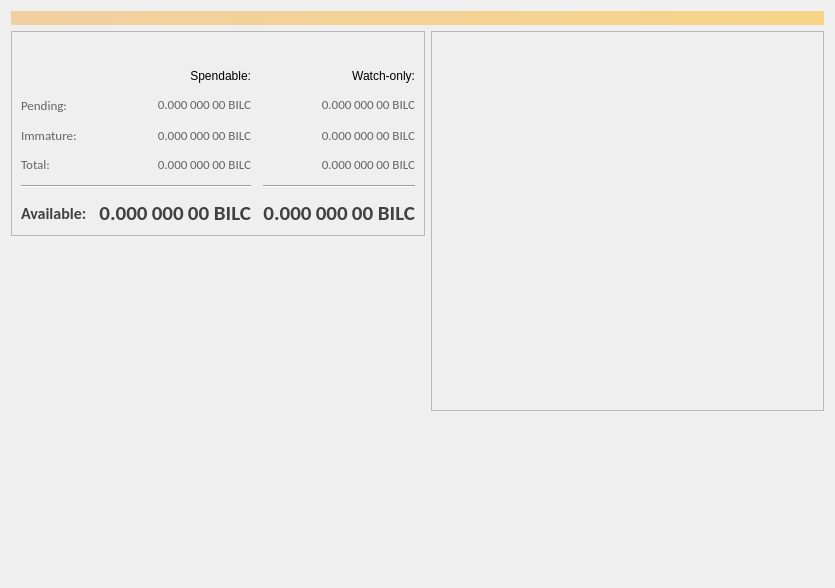
<?xml version="1.0" encoding="UTF-8"?>
<ui version="4.0">
 <class>OverviewPage</class>
 <widget class="QLabel" name="OverviewPage">
  <property name="enabled">
   <bool>true</bool>
  </property>
  <property name="geometry">
   <rect>
    <x>0</x>
    <y>0</y>
    <width>835</width>
    <height>588</height>
   </rect>
  </property>
  <property name="tabletTracking">
   <bool>false</bool>
  </property>
  <property name="acceptDrops">
   <bool>false</bool>
  </property>
  <property name="windowTitle">
   <string>Form</string>
  </property>
  <property name="autoFillBackground">
   <bool>false</bool>
  </property>
  <property name="styleSheet">
   <string notr="true"/>
  </property>
  <property name="pixmap">
   <pixmap resource="../bitcoin.qrc">:/icons/overview_background</pixmap>
  </property>
  <property name="scaledContents">
   <bool>true</bool>
  </property>
  <property name="wordWrap">
   <bool>true</bool>
  </property>
  <layout class="QVBoxLayout" name="topLayout">
   <item>
    <widget class="QLabel" name="labelAlerts">
     <property name="visible">
      <bool>false</bool>
     </property>
     <property name="styleSheet">
      <string notr="true">QLabel { background-color: qlineargradient(x1: 0, y1: 0, x2: 1, y2: 0, stop:0 #F0D0A0, stop:1 #F8D488); color:#000000; }</string>
     </property>
     <property name="wordWrap">
      <bool>true</bool>
     </property>
     <property name="margin">
      <number>3</number>
     </property>
     <property name="textInteractionFlags">
      <set>Qt::TextSelectableByMouse</set>
     </property>
    </widget>
   </item>
   <item>
    <layout class="QHBoxLayout" name="horizontalLayout" stretch="1,1">
     <item>
      <layout class="QVBoxLayout" name="verticalLayout_2">
       <item>
        <widget class="QFrame" name="frame">
         <property name="frameShape">
          <enum>QFrame::StyledPanel</enum>
         </property>
         <property name="frameShadow">
          <enum>QFrame::Raised</enum>
         </property>
         <layout class="QVBoxLayout" name="verticalLayout_4">
          <item>
           <layout class="QHBoxLayout" name="horizontalLayout_4">
            <item>
             <widget class="QLabel" name="label_5">
              <property name="font">
               <font>
                <weight>75</weight>
                <bold>true</bold>
               </font>
              </property>
              <property name="text">
               <string/>
              </property>
             </widget>
            </item>
            <item>
             <widget class="QPushButton" name="labelWalletStatus">
              <property name="enabled">
               <bool>true</bool>
              </property>
              <property name="maximumSize">
               <size>
                <width>30</width>
                <height>16777215</height>
               </size>
              </property>
              <property name="toolTip">
               <string>The displayed information may be out of date. Your wallet automatically synchronizes with the Bilcoin network after a connection is established, but this process has not completed yet.</string>
              </property>
              <property name="text">
               <string/>
              </property>
              <property name="icon">
               <iconset resource="../bitcoin.qrc">
                <normaloff>:/icons/warning</normaloff>
                <disabledoff>:/icons/warning</disabledoff>:/icons/warning</iconset>
              </property>
              <property name="iconSize">
               <size>
                <width>24</width>
                <height>24</height>
               </size>
              </property>
              <property name="flat">
               <bool>true</bool>
              </property>
             </widget>
            </item>
            <item>
             <spacer name="horizontalSpacer_3">
              <property name="orientation">
               <enum>Qt::Horizontal</enum>
              </property>
              <property name="sizeHint" stdset="0">
               <size>
                <width>40</width>
                <height>20</height>
               </size>
              </property>
             </spacer>
            </item>
           </layout>
          </item>
          <item>
           <layout class="QGridLayout" name="gridLayout">
            <property name="spacing">
             <number>12</number>
            </property>
            <item row="2" column="2">
             <widget class="QLabel" name="labelWatchPending">
              <property name="font">
               <font>
                <family>Calibri</family>
                <pointsize>10</pointsize>
                <weight>50</weight>
                <bold>false</bold>
               </font>
              </property>
              <property name="cursor">
               <cursorShape>IBeamCursor</cursorShape>
              </property>
              <property name="toolTip">
               <string>Unconfirmed transactions to watch-only addresses</string>
              </property>
              <property name="styleSheet">
               <string notr="true">color: rgb(100, 100, 100);</string>
              </property>
              <property name="text">
               <string notr="true">0.000 000 00 BILC</string>
              </property>
              <property name="alignment">
               <set>Qt::AlignRight|Qt::AlignTrailing|Qt::AlignVCenter</set>
              </property>
              <property name="textInteractionFlags">
               <set>Qt::LinksAccessibleByMouse|Qt::TextSelectableByKeyboard|Qt::TextSelectableByMouse</set>
              </property>
             </widget>
            </item>
            <item row="3" column="2">
             <widget class="QLabel" name="labelWatchImmature">
              <property name="font">
               <font>
                <family>Calibri</family>
                <pointsize>10</pointsize>
                <weight>50</weight>
                <bold>false</bold>
               </font>
              </property>
              <property name="cursor">
               <cursorShape>IBeamCursor</cursorShape>
              </property>
              <property name="toolTip">
               <string>Mined balance in watch-only addresses that has not yet matured</string>
              </property>
              <property name="styleSheet">
               <string notr="true">color: rgb(100, 100, 100);</string>
              </property>
              <property name="text">
               <string notr="true">0.000 000 00 BILC</string>
              </property>
              <property name="alignment">
               <set>Qt::AlignRight|Qt::AlignTrailing|Qt::AlignVCenter</set>
              </property>
              <property name="textInteractionFlags">
               <set>Qt::LinksAccessibleByMouse|Qt::TextSelectableByKeyboard|Qt::TextSelectableByMouse</set>
              </property>
             </widget>
            </item>
            <item row="5" column="0" colspan="2">
             <widget class="Line" name="line">
              <property name="orientation">
               <enum>Qt::Horizontal</enum>
              </property>
             </widget>
            </item>
            <item row="3" column="0">
             <widget class="QLabel" name="labelImmatureText">
              <property name="font">
               <font>
                <family>Calibri</family>
                <pointsize>10</pointsize>
               </font>
              </property>
              <property name="styleSheet">
               <string notr="true">color: rgb(100, 100, 100);</string>
              </property>
              <property name="text">
               <string>Immature:</string>
              </property>
             </widget>
            </item>
            <item row="3" column="1">
             <widget class="QLabel" name="labelImmature">
              <property name="font">
               <font>
                <family>Calibri</family>
                <pointsize>10</pointsize>
                <weight>50</weight>
                <bold>false</bold>
               </font>
              </property>
              <property name="cursor">
               <cursorShape>IBeamCursor</cursorShape>
              </property>
              <property name="toolTip">
               <string>Mined balance that has not yet matured</string>
              </property>
              <property name="styleSheet">
               <string notr="true">color: rgb(100, 100, 100);</string>
              </property>
              <property name="text">
               <string notr="true">0.000 000 00 BILC</string>
              </property>
              <property name="alignment">
               <set>Qt::AlignRight|Qt::AlignTrailing|Qt::AlignVCenter</set>
              </property>
              <property name="textInteractionFlags">
               <set>Qt::LinksAccessibleByMouse|Qt::TextSelectableByKeyboard|Qt::TextSelectableByMouse</set>
              </property>
             </widget>
            </item>
            <item row="0" column="1">
             <widget class="QLabel" name="labelSpendable">
              <property name="text">
               <string>Spendable:</string>
              </property>
              <property name="alignment">
               <set>Qt::AlignRight|Qt::AlignTrailing|Qt::AlignVCenter</set>
              </property>
             </widget>
            </item>
            <item row="2" column="1">
             <widget class="QLabel" name="labelUnconfirmed">
              <property name="font">
               <font>
                <family>Calibri</family>
                <pointsize>10</pointsize>
                <weight>50</weight>
                <bold>false</bold>
               </font>
              </property>
              <property name="cursor">
               <cursorShape>IBeamCursor</cursorShape>
              </property>
              <property name="toolTip">
               <string>Total of transactions that have yet to be confirmed, and do not yet count toward the spendable balance</string>
              </property>
              <property name="styleSheet">
               <string notr="true">color: rgb(100, 100, 100);</string>
              </property>
              <property name="text">
               <string notr="true">0.000 000 00 BILC</string>
              </property>
              <property name="alignment">
               <set>Qt::AlignRight|Qt::AlignTrailing|Qt::AlignVCenter</set>
              </property>
              <property name="textInteractionFlags">
               <set>Qt::LinksAccessibleByMouse|Qt::TextSelectableByKeyboard|Qt::TextSelectableByMouse</set>
              </property>
             </widget>
            </item>
            <item row="5" column="2">
             <widget class="Line" name="lineWatchBalance">
              <property name="sizePolicy">
               <sizepolicy hsizetype="Preferred" vsizetype="Fixed">
                <horstretch>0</horstretch>
                <verstretch>0</verstretch>
               </sizepolicy>
              </property>
              <property name="minimumSize">
               <size>
                <width>140</width>
                <height>0</height>
               </size>
              </property>
              <property name="orientation">
               <enum>Qt::Horizontal</enum>
              </property>
             </widget>
            </item>
            <item row="4" column="0">
             <widget class="QLabel" name="labelTotalText">
              <property name="font">
               <font>
                <family>Calibri</family>
                <pointsize>10</pointsize>
               </font>
              </property>
              <property name="styleSheet">
               <string notr="true">color: rgb(100, 100, 100);</string>
              </property>
              <property name="text">
               <string>Total:</string>
              </property>
             </widget>
            </item>
            <item row="0" column="2">
             <widget class="QLabel" name="labelWatchonly">
              <property name="text">
               <string>Watch-only:</string>
              </property>
              <property name="alignment">
               <set>Qt::AlignRight|Qt::AlignTrailing|Qt::AlignVCenter</set>
              </property>
             </widget>
            </item>
            <item row="2" column="0">
             <widget class="QLabel" name="labelPendingText">
              <property name="font">
               <font>
                <family>Calibri</family>
                <pointsize>10</pointsize>
               </font>
              </property>
              <property name="styleSheet">
               <string notr="true">color: rgb(100, 100, 100);</string>
              </property>
              <property name="text">
               <string>Pending:</string>
              </property>
             </widget>
            </item>
            <item row="6" column="0">
             <widget class="QLabel" name="labelBalanceText">
              <property name="font">
               <font>
                <family>Calibri</family>
                <pointsize>12</pointsize>
                <weight>75</weight>
                <bold>true</bold>
               </font>
              </property>
              <property name="styleSheet">
               <string notr="true">color: rgb(65, 65, 65);</string>
              </property>
              <property name="text">
               <string>Available:</string>
              </property>
             </widget>
            </item>
            <item row="6" column="2">
             <widget class="QLabel" name="labelWatchAvailable">
              <property name="font">
               <font>
                <family>Calibri</family>
                <pointsize>16</pointsize>
                <weight>75</weight>
                <bold>true</bold>
               </font>
              </property>
              <property name="cursor">
               <cursorShape>IBeamCursor</cursorShape>
              </property>
              <property name="toolTip">
               <string>Your current balance in watch-only addresses</string>
              </property>
              <property name="styleSheet">
               <string notr="true">color: rgb(65, 65, 65);</string>
              </property>
              <property name="text">
               <string notr="true">0.000 000 00 BILC</string>
              </property>
              <property name="alignment">
               <set>Qt::AlignRight|Qt::AlignTrailing|Qt::AlignVCenter</set>
              </property>
              <property name="textInteractionFlags">
               <set>Qt::LinksAccessibleByMouse|Qt::TextSelectableByKeyboard|Qt::TextSelectableByMouse</set>
              </property>
             </widget>
            </item>
            <item row="6" column="1">
             <widget class="QLabel" name="labelBalance">
              <property name="font">
               <font>
                <family>Calibri</family>
                <pointsize>16</pointsize>
                <weight>75</weight>
                <bold>true</bold>
               </font>
              </property>
              <property name="cursor">
               <cursorShape>IBeamCursor</cursorShape>
              </property>
              <property name="toolTip">
               <string>Your current spendable balance</string>
              </property>
              <property name="styleSheet">
               <string notr="true">color: rgb(65, 65, 65);</string>
              </property>
              <property name="text">
               <string notr="true">0.000 000 00 BILC</string>
              </property>
              <property name="alignment">
               <set>Qt::AlignRight|Qt::AlignTrailing|Qt::AlignVCenter</set>
              </property>
              <property name="textInteractionFlags">
               <set>Qt::LinksAccessibleByMouse|Qt::TextSelectableByKeyboard|Qt::TextSelectableByMouse</set>
              </property>
             </widget>
            </item>
            <item row="2" column="3">
             <spacer name="horizontalSpacer_2">
              <property name="orientation">
               <enum>Qt::Horizontal</enum>
              </property>
              <property name="sizeHint" stdset="0">
               <size>
                <width>40</width>
                <height>20</height>
               </size>
              </property>
             </spacer>
            </item>
            <item row="4" column="1">
             <widget class="QLabel" name="labelTotal">
              <property name="font">
               <font>
                <family>Calibri</family>
                <pointsize>10</pointsize>
                <weight>50</weight>
                <bold>false</bold>
               </font>
              </property>
              <property name="cursor">
               <cursorShape>IBeamCursor</cursorShape>
              </property>
              <property name="toolTip">
               <string>Your current total balance</string>
              </property>
              <property name="styleSheet">
               <string notr="true">color: rgb(100, 100, 100);</string>
              </property>
              <property name="text">
               <string notr="true">0.000 000 00 BILC</string>
              </property>
              <property name="alignment">
               <set>Qt::AlignRight|Qt::AlignTrailing|Qt::AlignVCenter</set>
              </property>
              <property name="textInteractionFlags">
               <set>Qt::LinksAccessibleByMouse|Qt::TextSelectableByKeyboard|Qt::TextSelectableByMouse</set>
              </property>
             </widget>
            </item>
            <item row="4" column="2">
             <widget class="QLabel" name="labelWatchTotal">
              <property name="font">
               <font>
                <family>Calibri</family>
                <pointsize>10</pointsize>
                <weight>50</weight>
                <bold>false</bold>
               </font>
              </property>
              <property name="cursor">
               <cursorShape>IBeamCursor</cursorShape>
              </property>
              <property name="toolTip">
               <string>Current total balance in watch-only addresses</string>
              </property>
              <property name="styleSheet">
               <string notr="true">color: rgb(100, 100, 100);</string>
              </property>
              <property name="text">
               <string notr="true">0.000 000 00 BILC</string>
              </property>
              <property name="alignment">
               <set>Qt::AlignRight|Qt::AlignTrailing|Qt::AlignVCenter</set>
              </property>
              <property name="textInteractionFlags">
               <set>Qt::LinksAccessibleByMouse|Qt::TextSelectableByKeyboard|Qt::TextSelectableByMouse</set>
              </property>
             </widget>
            </item>
           </layout>
          </item>
         </layout>
        </widget>
       </item>
       <item>
        <spacer name="verticalSpacer">
         <property name="orientation">
          <enum>Qt::Vertical</enum>
         </property>
         <property name="sizeHint" stdset="0">
          <size>
           <width>20</width>
           <height>40</height>
          </size>
         </property>
        </spacer>
       </item>
      </layout>
     </item>
     <item>
      <layout class="QVBoxLayout" name="verticalLayout_3">
       <item>
        <widget class="QFrame" name="frame_2">
         <property name="frameShape">
          <enum>QFrame::StyledPanel</enum>
         </property>
         <property name="frameShadow">
          <enum>QFrame::Raised</enum>
         </property>
         <layout class="QVBoxLayout" name="verticalLayout">
          <item>
           <layout class="QHBoxLayout" name="horizontalLayout_2">
            <item>
             <widget class="QLabel" name="label_4">
              <property name="font">
               <font>
                <weight>75</weight>
                <bold>true</bold>
               </font>
              </property>
              <property name="text">
               <string/>
              </property>
             </widget>
            </item>
            <item>
             <widget class="QPushButton" name="labelTransactionsStatus">
              <property name="enabled">
               <bool>true</bool>
              </property>
              <property name="maximumSize">
               <size>
                <width>30</width>
                <height>16777215</height>
               </size>
              </property>
              <property name="toolTip">
               <string>The displayed information may be out of date. Your wallet automatically synchronizes with the Bilcoin network after a connection is established, but this process has not completed yet.</string>
              </property>
              <property name="text">
               <string/>
              </property>
              <property name="icon">
               <iconset resource="../bitcoin.qrc">
                <normaloff>:/icons/warning</normaloff>
                <disabledoff>:/icons/warning</disabledoff>:/icons/warning</iconset>
              </property>
              <property name="iconSize">
               <size>
                <width>24</width>
                <height>24</height>
               </size>
              </property>
              <property name="flat">
               <bool>true</bool>
              </property>
             </widget>
            </item>
            <item>
             <spacer name="horizontalSpacer">
              <property name="orientation">
               <enum>Qt::Horizontal</enum>
              </property>
              <property name="sizeHint" stdset="0">
               <size>
                <width>40</width>
                <height>20</height>
               </size>
              </property>
             </spacer>
            </item>
           </layout>
          </item>
          <item>
           <spacer name="horizontalSpacer_6">
            <property name="orientation">
             <enum>Qt::Horizontal</enum>
            </property>
            <property name="sizeHint" stdset="0">
             <size>
              <width>40</width>
              <height>20</height>
             </size>
            </property>
           </spacer>
          </item>
          <item>
           <spacer name="horizontalSpacer_7">
            <property name="orientation">
             <enum>Qt::Horizontal</enum>
            </property>
            <property name="sizeHint" stdset="0">
             <size>
              <width>40</width>
              <height>20</height>
             </size>
            </property>
           </spacer>
          </item>
          <item>
           <spacer name="horizontalSpacer_4">
            <property name="orientation">
             <enum>Qt::Horizontal</enum>
            </property>
            <property name="sizeHint" stdset="0">
             <size>
              <width>40</width>
              <height>20</height>
             </size>
            </property>
           </spacer>
          </item>
          <item>
           <spacer name="horizontalSpacer_5">
            <property name="orientation">
             <enum>Qt::Horizontal</enum>
            </property>
            <property name="sizeHint" stdset="0">
             <size>
              <width>40</width>
              <height>20</height>
             </size>
            </property>
           </spacer>
          </item>
          <item>
           <spacer name="horizontalSpacer_8">
            <property name="orientation">
             <enum>Qt::Horizontal</enum>
            </property>
            <property name="sizeHint" stdset="0">
             <size>
              <width>40</width>
              <height>20</height>
             </size>
            </property>
           </spacer>
          </item>
          <item>
           <spacer name="horizontalSpacer_9">
            <property name="orientation">
             <enum>Qt::Horizontal</enum>
            </property>
            <property name="sizeHint" stdset="0">
             <size>
              <width>40</width>
              <height>20</height>
             </size>
            </property>
           </spacer>
          </item>
          <item>
           <spacer name="horizontalSpacer_10">
            <property name="orientation">
             <enum>Qt::Horizontal</enum>
            </property>
            <property name="sizeHint" stdset="0">
             <size>
              <width>40</width>
              <height>20</height>
             </size>
            </property>
           </spacer>
          </item>
          <item>
           <widget class="QListView" name="listTransactions">
            <property name="styleSheet">
             <string notr="true">QListView { background: transparent; }</string>
            </property>
            <property name="frameShape">
             <enum>QFrame::NoFrame</enum>
            </property>
            <property name="verticalScrollBarPolicy">
             <enum>Qt::ScrollBarAlwaysOff</enum>
            </property>
            <property name="horizontalScrollBarPolicy">
             <enum>Qt::ScrollBarAlwaysOff</enum>
            </property>
            <property name="selectionMode">
             <enum>QAbstractItemView::NoSelection</enum>
            </property>
           </widget>
          </item>
         </layout>
        </widget>
       </item>
       <item>
        <spacer name="verticalSpacer_2">
         <property name="orientation">
          <enum>Qt::Vertical</enum>
         </property>
         <property name="sizeHint" stdset="0">
          <size>
           <width>20</width>
           <height>40</height>
          </size>
         </property>
        </spacer>
       </item>
      </layout>
     </item>
    </layout>
   </item>
  </layout>
 </widget>
 <resources>
  <include location="../bitcoin.qrc"/>
 </resources>
 <connections/>
</ui>
